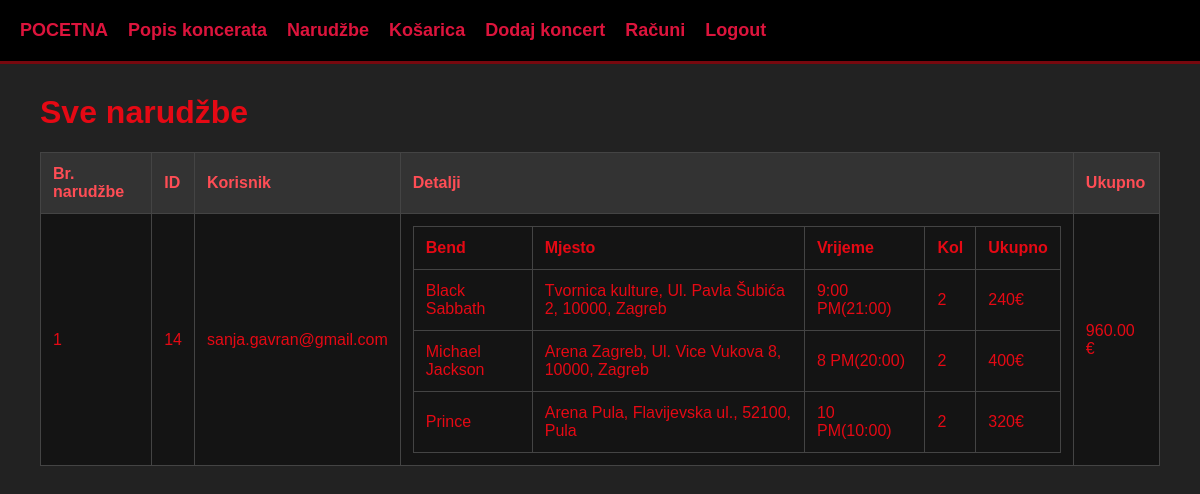
The page /PHP/narudzbe.php (signed in) on the database its author committed.
### tables this page shows
CREATE TABLE `narudzbe` (
  `id` int(11) NOT NULL,
  `user_id` int(11) NOT NULL,
  `username` varchar(50) NOT NULL,
  `ukupna_cijena` decimal(10,2) NOT NULL,
  `datum_kupnje` datetime DEFAULT current_timestamp(),
  `opis` text DEFAULT NULL
);

### PHP/narudzbe.php (the view)
<?php session_start(); if (!isset($_SESSION['loggedin'])) { header("Location: login.php"); exit; } include "spoj.php"; ?>
<!DOCTYPE html>
<html lang="hr">
<head><link rel="stylesheet" href="../CSS/phpcss.css"></head>
<body>
    <?php include 'navbar.php'; ?>
    <div class="container">
        <h1><?php echo ($_SESSION['uloga'] == 'administrator') ? 'Sve narudžbe' : 'Moje narudžbe'; ?></h1>
        <table class="table">
            <thead>
                <tr>
                    <th>Br. narudžbe</th>
                    <?php if ($_SESSION['uloga'] == 'administrator') { echo '<th>ID</th>'; } ?>
                    <th>Korisnik</th>
                    <th>Detalji</th>
                    <th>Ukupno</th>
                </tr>
            </thead>
            <tbody>
            <?php
            $sql = ($_SESSION['uloga'] == 'administrator') ? "SELECT * FROM narudzbe" : "SELECT * FROM narudzbe WHERE user_id = '{$_SESSION['user_id']}'";
            $rez = mysqli_query($spoj, $sql);
            $broj_narudzbe = 1;
            while ($row = mysqli_fetch_assoc($rez)) {
                $stavke_niz = explode(";", $row['opis']);
                echo "<tr>
                        <td>{$broj_narudzbe}</td>";
                if ($_SESSION['uloga'] == 'administrator') {
                    echo "<td>{$row['id']}</td>";
                }
                echo "  <td>{$row['username']}</td>
                        <td>
                            <table style='width:100%; border-collapse:collapse;'>
                                <tr><th>Bend</th><th>Mjesto</th><th>Vrijeme</th><th>Kol</th><th>Ukupno</th></tr>";
                foreach($stavke_niz as $s) {
                    $p = explode("|", $s);
                    if(count($p) >= 6) {
                        echo "<tr><td>{$p[0]}</td><td>{$p[4]}</td><td>{$p[5]}</td><td>{$p[1]}</td><td>{$p[3]}€</td></tr>";
                    }
                }
                echo "      </table>
                        </td>
                        <td>{$row['ukupna_cijena']} €</td>
                      </tr>";
                $broj_narudzbe++;
            } ?>
            </tbody>
        </table>
    </div>
</body>
</html>

### CSS/phpcss.css (style rules this page uses)
:root { --pozadina: #222222; --tekst: #E50914; --naslov: #ff4d55; --border-crimson: #DC143C; --crna: #000000; --plava: #007bff; }
body { background-color: var(--pozadina); color: var(--tekst); font-family: Arial, sans-serif; margin: 0; padding: 0; }
.container { margin: 0 40px 40px 40px; }
.table { color: var(--tekst); background-color: #141414; width: 100%; margin-top: 20px; border-collapse: collapse; }
.table thead { background-color: #333; color: var(--naslov); }
.table th, .table td { padding: 12px; border: 1px solid #444; text-align: left; }

### rows shown on the page
narudzbe: id "14", username "sanja.gavran@gmail.com", opis "Black Sabbath", opis "Tvornica kulture, Ul. Pavla Šubića 2, 10000, Zagreb", opis "9:00 PM(21:00)", opis "2", opis "240", opis "Michael Jackson", opis "Arena Zagreb, Ul. Vice Vukova 8, 10000, Zagreb", opis "8 PM(20:00)", opis "400", opis "Prince", opis "Arena Pula, Flavijevska ul., 52100, Pula", opis "10 PM(10:00)", opis "320", ukupna_cijena "960.00"
